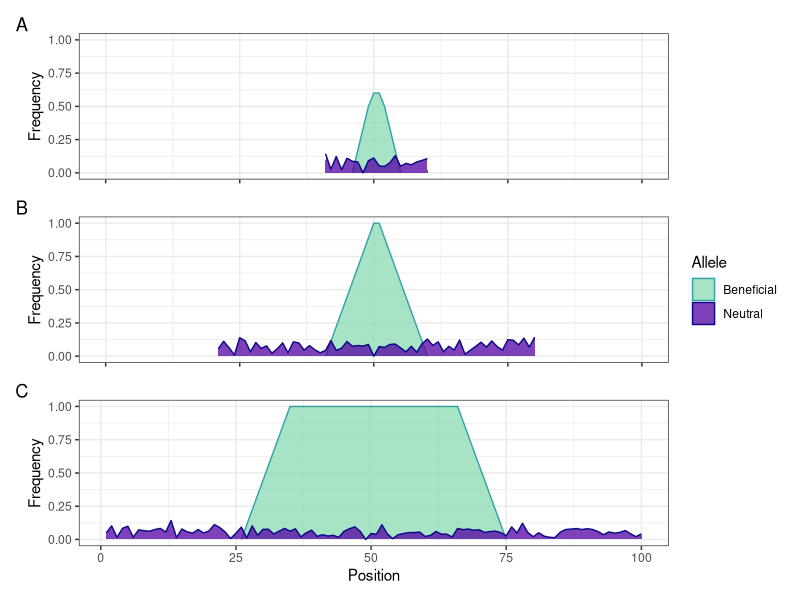
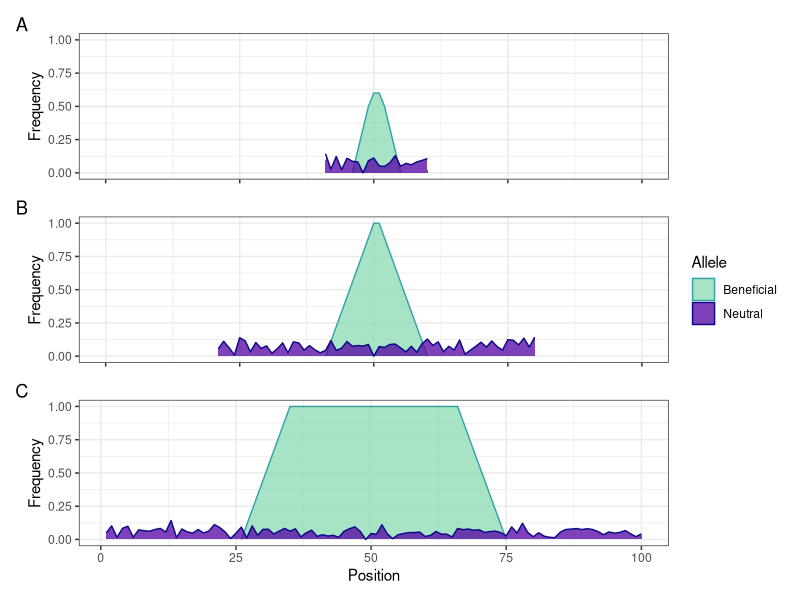

Reproduce these figures in R, in order.
setwd("~/phd/research/spatial_sweeps/")
library(tidyverse)
library(data.table)
library(patchwork)
library(scales)
library(quantreg)
library(viridis)

plasma_gen = viridis_pal(option='C')
plasma = plasma_gen(15)
mako_gen = viridis_pal(option='G')
mako = mako_gen(15)


Neutral <- c(rep(NA, 40), rescale(rgamma(20, shape=10))/7, rep(NA, 40))
Beneficial <- c(rep(NA, 45), seq(0, 0.5, length.out = 4), 0.6, 0.6, seq(0.5, 0, length.out = 4), rep(NA, 45))
xpos <- seq(100)
df <- data.frame(xpos, Neutral, Beneficial)
df <- df %>% pivot_longer(cols = c('Neutral','Beneficial'), names_to="Allele")
df$Allele <- factor(df$Allele, levels=c('Beneficial', 'Neutral'))
origin <- ggplot(df) + theme_bw() + geom_area(aes(x=xpos, y=value, color=Allele, fill=Allele, group=Allele), position='identity', alpha=0.75) +
  #facet_wrap(~Allele) + 
  scale_color_manual(values=c(mako[10], plasma[1])) +
  scale_fill_manual(values=c(mako[13], plasma[3])) +
  theme(
    strip.background = element_blank(),
    #legend.position='none',
    axis.title.x=element_blank(),
    axis.text.x=element_blank()
  ) +
  scale_y_continuous(limits = c(0, 1)) +
  scale_x_continuous(limits=c(0,100))+
  labs(y = 'Frequency')

Neutral <- c(rep(NA, 20), rescale(rgamma(60, shape=10))/7, rep(NA, 20))
Beneficial <- c(rep(NA, 40), seq(0, 1, length.out = 10), seq(1, 0, length.out = 10), rep(NA, 40))
xpos <- seq(100)
df <- data.frame(xpos, Neutral, Beneficial)
df <- df %>% pivot_longer(cols = c('Neutral','Beneficial'), names_to="Allele")
df$Allele <- factor(df$Allele, levels=c('Beneficial', 'Neutral'))
nexts <- ggplot(df) + theme_bw() + geom_area(aes(x=xpos, y=value, color=Allele, fill=Allele, group=Allele), position='identity', alpha=0.75) +
  #facet_wrap(~Allele) + 
  scale_color_manual(values=c(mako[10], plasma[1])) +
  scale_fill_manual(values=c(mako[13], plasma[3])) +
  theme(
    strip.background = element_blank(),
    #legend.position='none',
    axis.title.x=element_blank(),
    axis.text.x=element_blank()
  ) +
  scale_y_continuous(limits = c(0, 1)) +
  scale_x_continuous(limits=c(0,100))+
  labs(y = 'Frequency')



Neutral <- rescale(rgamma(100, shape=10))/7
Beneficial <- c(rep(NA, 25), seq(0, 1, length.out = 10), rep(1, 30), seq(1, 0, length.out = 10), rep(NA, 25))
xpos <- seq(100)
df <- data.frame(xpos, Neutral, Beneficial)
df <- df %>% pivot_longer(cols = c('Neutral','Beneficial'), names_to="Allele")
df$Allele <- factor(df$Allele, levels=c('Beneficial', 'Neutral'))
later <- ggplot(df) + theme_bw() + geom_area(aes(x=xpos, y=value, color=Allele, fill=Allele, group=Allele), position='identity', alpha=0.75) +
  #facet_wrap(~Allele) + 
  scale_color_manual(values=c(mako[10], plasma[1])) +
  scale_fill_manual(values=c(mako[13], plasma[3])) +
  theme(
    strip.background = element_blank(),
   # legend.position='none',
  ) +
  scale_y_continuous(limits = c(0, 1)) +
  labs(y = 'Frequency', x='Position')

origin/nexts/later + plot_annotation(tag_levels = 'A') + plot_layout(guides='collect')
ggsave('figures/allele_conceptviz.pdf', width=8, height=5, units='in')
